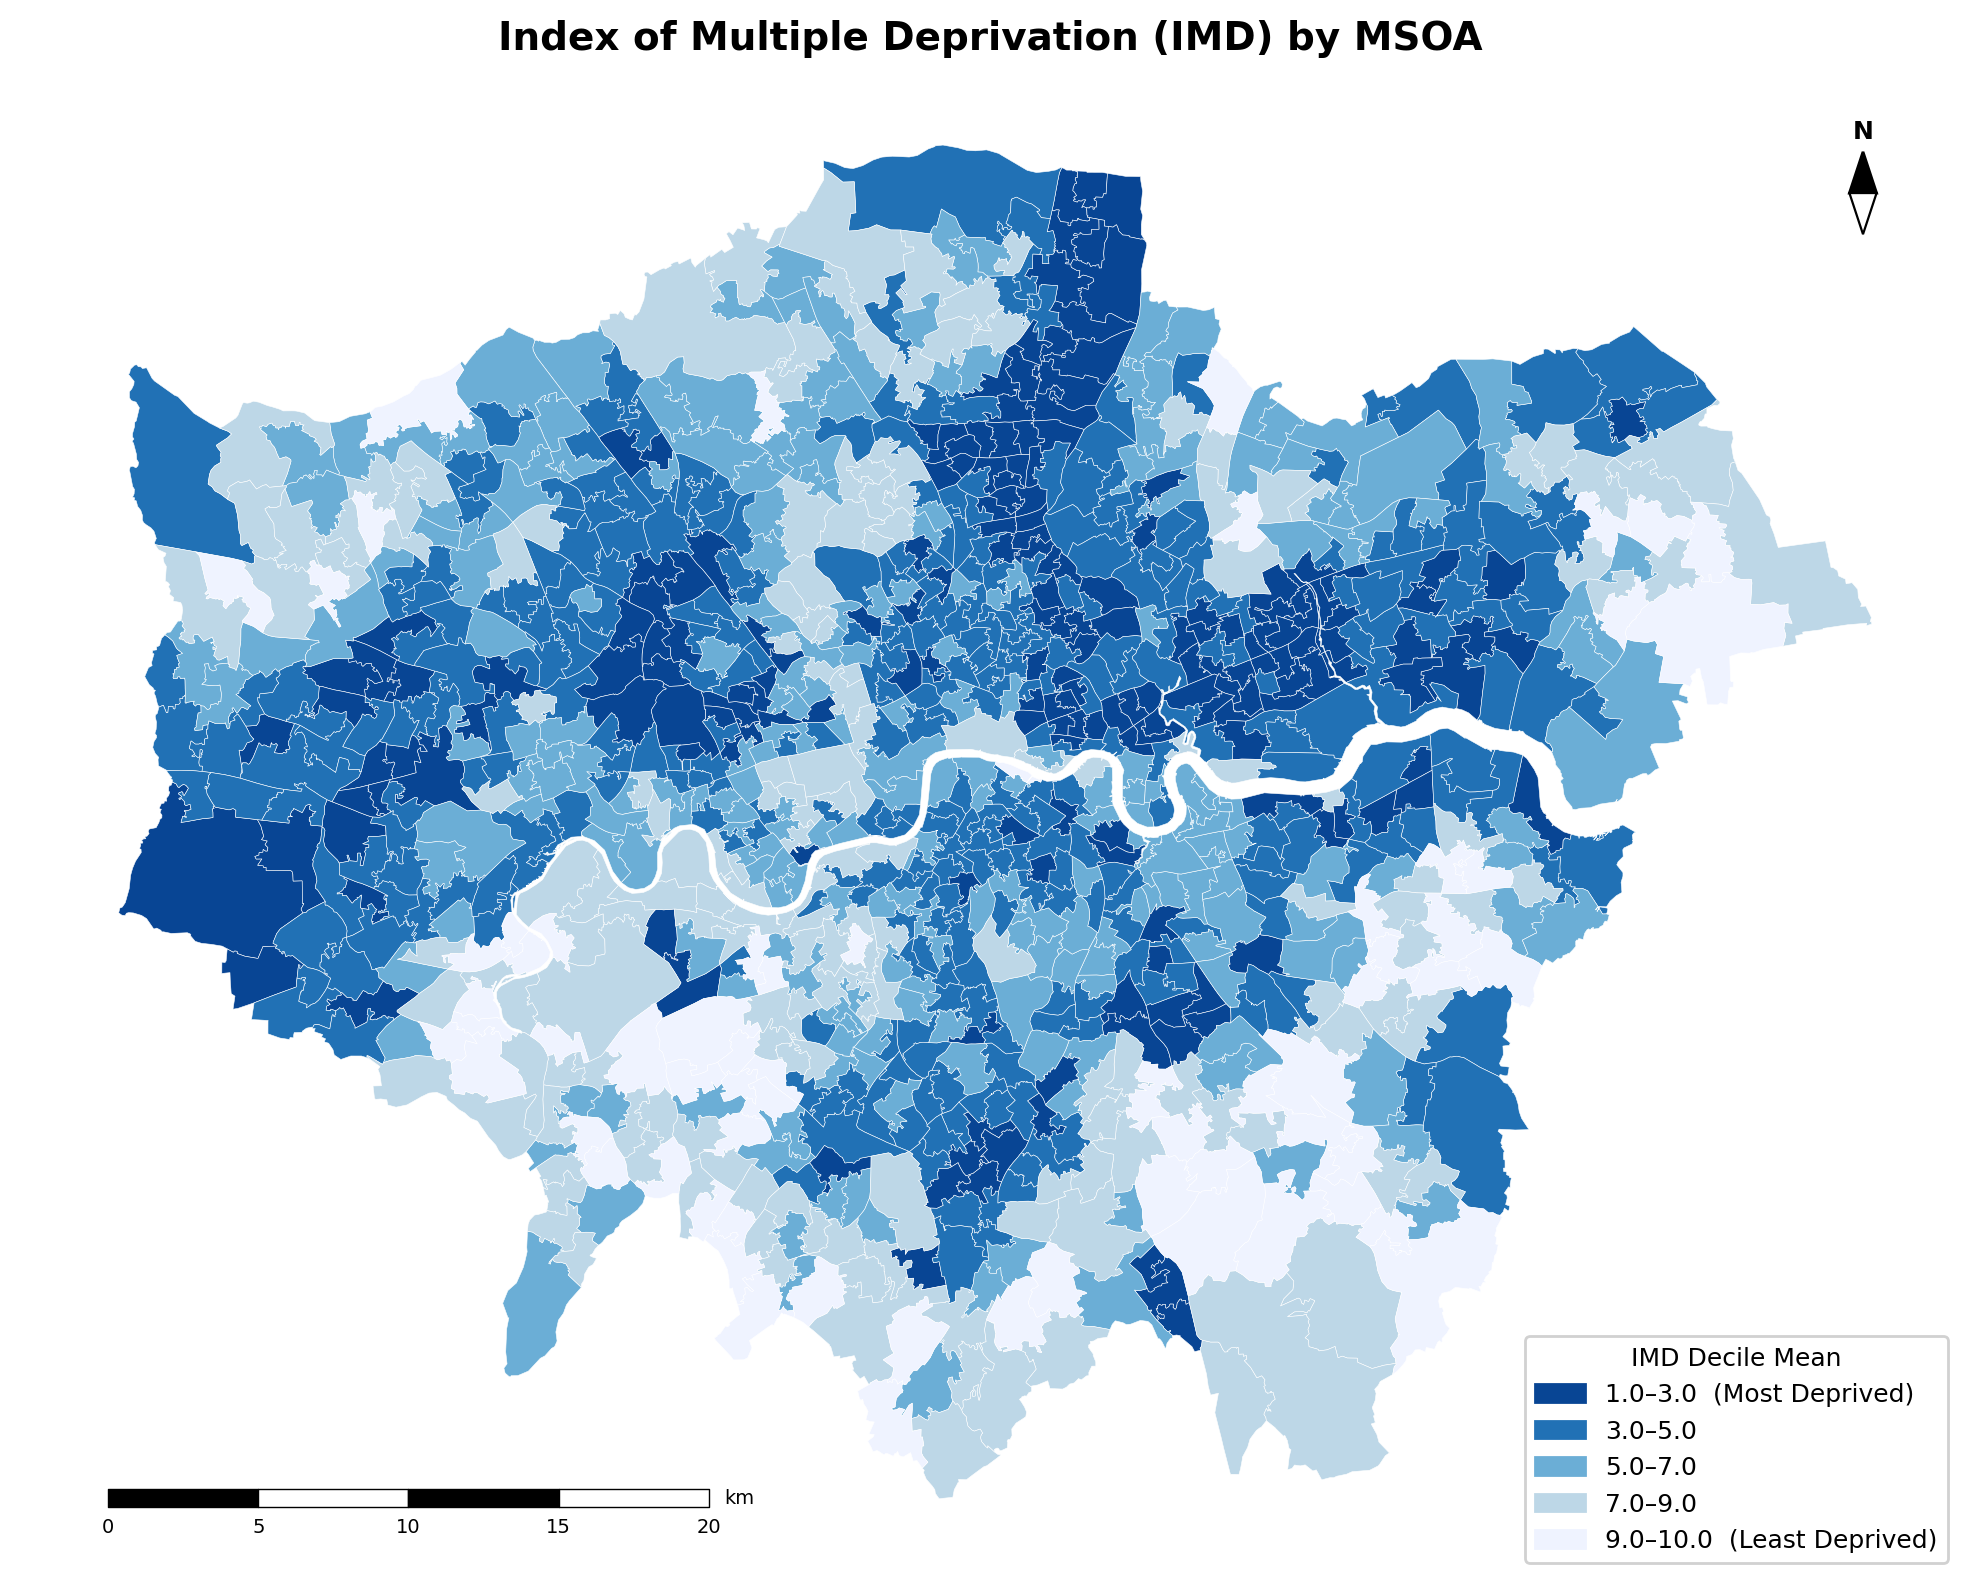

Here is the Python script that generated this plot:
import pandas as pd
import numpy as np
import geopandas as gpd
import matplotlib
matplotlib.use("Agg")
import matplotlib.pyplot as plt
import matplotlib.patches as mpatches
from matplotlib.patches import Polygon as MplPolygon

# ── 读取数据 ──
imd  = pd.read_csv("data processing/2_IMD_MSOA_London.csv", encoding="utf-8-sig")
msoa = gpd.read_file("0_raw/2021 London MSOA/2021_London_MSOA.shp")[["MSOA21CD", "geometry"]]
gdf  = msoa.merge(imd, on="MSOA21CD", how="left")

# ── 分级（5 类，等距）──
bins   = [1, 3, 5, 7, 9, 10.01]
labels = ["1.0–3.0  (Most Deprived)",
          "3.0–5.0",
          "5.0–7.0",
          "7.0–9.0",
          "9.0–10.0  (Least Deprived)"]
colors = ["#084594", "#2171b5", "#6baed6", "#bdd7e7", "#eff3ff"]

gdf["IMD_class"] = pd.cut(gdf["IMD_Decile_Mean"], bins=bins,
                           labels=labels, right=False)

# ══════════════════════════════════════════
# 比例尺 & 指北针
# ══════════════════════════════════════════
def add_scalebar(ax, length_m=20000, n_seg=4):
    xmin_, xmax_ = ax.get_xlim()
    ymin_, ymax_ = ax.get_ylim()
    px = (xmax_ - xmin_) * 0.04
    x0 = xmin_ + px
    y0 = ymin_ + (ymax_ - ymin_) * 0.04
    bar_h = (ymax_ - ymin_) * 0.012
    seg = length_m / n_seg
    for i in range(n_seg):
        ax.fill_between([x0 + i*seg, x0 + (i+1)*seg], [y0]*2, [y0+bar_h]*2,
                        color="black" if i % 2 == 0 else "white",
                        edgecolor="black", linewidth=0.5, zorder=5)
    for i in range(n_seg + 1):
        ax.text(x0 + i*seg, y0 - bar_h*0.6, str(int(i * length_m / n_seg / 1000)),
                ha="center", va="top", fontsize=7, zorder=5)
    ax.text(x0 + length_m + px*0.2, y0 + bar_h*0.5, "km",
            ha="left", va="center", fontsize=7, zorder=5)

def add_north_arrow(ax):
    xmin_, xmax_ = ax.get_xlim()
    ymin_, ymax_ = ax.get_ylim()
    cx = xmax_ - (xmax_ - xmin_) * 0.05
    cy = ymax_ - (ymax_ - ymin_) * 0.05
    h = (ymax_ - ymin_) * 0.055
    w = (xmax_ - xmin_) * 0.014
    upper = np.array([[cx, cy], [cx - w/2, cy - h/2], [cx + w/2, cy - h/2]])
    lower = np.array([[cx, cy - h], [cx - w/2, cy - h/2], [cx + w/2, cy - h/2]])
    ax.add_patch(MplPolygon(upper, closed=True, color="black", zorder=6))
    ax.add_patch(MplPolygon(lower, closed=True, facecolor="white",
                            edgecolor="black", linewidth=0.8, zorder=6))
    ax.text(cx, cy + h*0.1, "N", ha="center", va="bottom",
            fontsize=9, fontweight="bold", zorder=7)

# ══════════════════════════════════════════
# 绘图
# ══════════════════════════════════════════
fig, ax = plt.subplots(figsize=(10, 8))

for label, color in zip(labels, colors):
    subset = gdf[gdf["IMD_class"] == label]
    if len(subset) > 0:
        subset.plot(color=color, linewidth=0.2, edgecolor="white", ax=ax)

legend_patches = [mpatches.Patch(color=c, label=l)
                  for c, l in zip(colors, labels)]
ax.legend(handles=legend_patches, loc="lower right", fontsize=9,
          title="IMD Decile Mean", title_fontsize=9, framealpha=0.9)

ax.set_title("Index of Multiple Deprivation (IMD) by MSOA",
             fontsize=14, fontweight="bold", pad=10)

ax.axis("off")
add_scalebar(ax)
add_north_arrow(ax)
plt.tight_layout()
plt.savefig("data processing/IMD_map.png", dpi=200, bbox_inches="tight")
plt.close()
print("完成！已保存：data processing/IMD_map.png")
print(f"\n各分级 MSOA 数量：")
print(gdf["IMD_class"].value_counts().sort_index().to_string())
